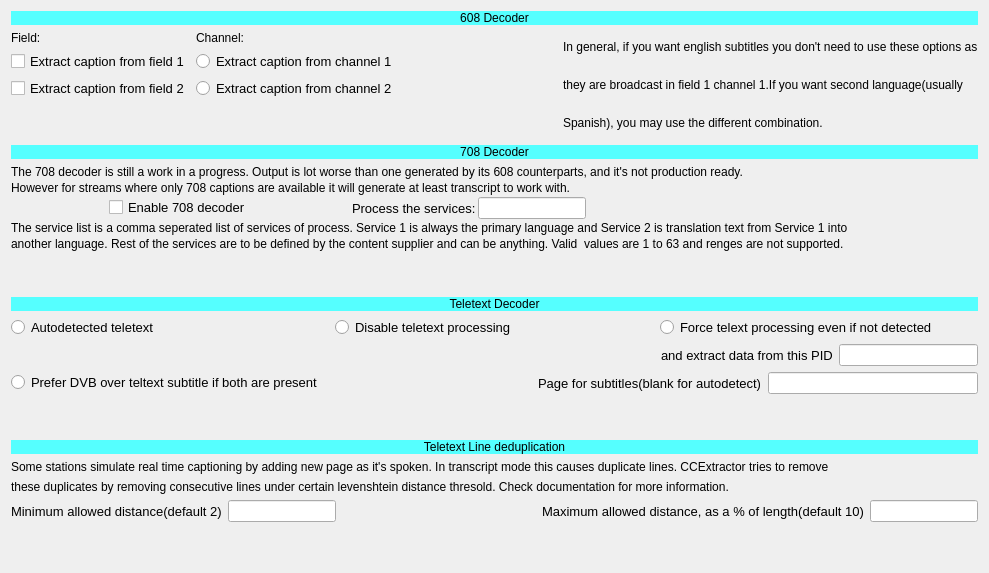
      <widget class="QWidget" name="tab_10">
       <attribute name="title">
        <string>Decoder</string>
       </attribute>
       <layout class="QVBoxLayout" name="verticalLayout_5">
        <item>
         <widget class="QLabel" name="label_11">
          <property name="autoFillBackground">
           <bool>false</bool>
          </property>
          <property name="styleSheet">
           <string notr="true">background-color: rgb(85, 255, 255);</string>
          </property>
          <property name="text">
           <string>608 Decoder</string>
          </property>
          <property name="alignment">
           <set>Qt::AlignCenter</set>
          </property>
         </widget>
        </item>
        <item>
         <layout class="QHBoxLayout" name="horizontalLayout_5">
          <item>
           <layout class="QVBoxLayout" name="verticalLayout_7">
            <property name="sizeConstraint">
             <enum>QLayout::SetMinimumSize</enum>
            </property>
            <item>
             <widget class="QLabel" name="label_14">
              <property name="text">
               <string>Field:</string>
              </property>
             </widget>
            </item>
            <item>
             <widget class="QCheckBox" name="checkBox_34">
              <property name="font">
               <font>
                <pointsize>10</pointsize>
               </font>
              </property>
              <property name="text">
               <string>Extract caption from field 1</string>
              </property>
             </widget>
            </item>
            <item>
             <widget class="QCheckBox" name="checkBox_35">
              <property name="font">
               <font>
                <pointsize>10</pointsize>
               </font>
              </property>
              <property name="text">
               <string>Extract caption from field 2</string>
              </property>
             </widget>
            </item>
            <item>
             <spacer name="verticalSpacer_4">
              <property name="orientation">
               <enum>Qt::Vertical</enum>
              </property>
              <property name="sizeHint" stdset="0">
               <size>
                <width>20</width>
                <height>40</height>
               </size>
              </property>
             </spacer>
            </item>
           </layout>
          </item>
          <item>
           <layout class="QVBoxLayout" name="verticalLayout_4">
            <item>
             <widget class="QLabel" name="label_13">
              <property name="text">
               <string>Channel:</string>
              </property>
             </widget>
            </item>
            <item>
             <widget class="QRadioButton" name="radioButton_8">
              <property name="font">
               <font>
                <pointsize>10</pointsize>
               </font>
              </property>
              <property name="text">
               <string>Extract caption from channel 1</string>
              </property>
             </widget>
            </item>
            <item>
             <widget class="QRadioButton" name="radioButton_9">
              <property name="font">
               <font>
                <pointsize>10</pointsize>
               </font>
              </property>
              <property name="text">
               <string>Extract caption from channel 2</string>
              </property>
             </widget>
            </item>
            <item>
             <spacer name="verticalSpacer_5">
              <property name="orientation">
               <enum>Qt::Vertical</enum>
              </property>
              <property name="sizeHint" stdset="0">
               <size>
                <width>20</width>
                <height>40</height>
               </size>
              </property>
             </spacer>
            </item>
           </layout>
          </item>
          <item>
           <spacer name="horizontalSpacer_10">
            <property name="orientation">
             <enum>Qt::Horizontal</enum>
            </property>
            <property name="sizeHint" stdset="0">
             <size>
              <width>40</width>
              <height>20</height>
             </size>
            </property>
           </spacer>
          </item>
          <item>
           <layout class="QVBoxLayout" name="verticalLayout_21">
            <item>
             <widget class="QLabel" name="label_12">
              <property name="font">
               <font>
                <pointsize>9</pointsize>
               </font>
              </property>
              <property name="text">
               <string>In general, if you want english subtitles you don't need to use these options as</string>
              </property>
             </widget>
            </item>
            <item>
             <widget class="QLabel" name="label_66">
              <property name="font">
               <font>
                <pointsize>9</pointsize>
               </font>
              </property>
              <property name="text">
               <string>they are broadcast in field 1 channel 1.If you want second language(usually</string>
              </property>
             </widget>
            </item>
            <item>
             <widget class="QLabel" name="label_67">
              <property name="font">
               <font>
                <pointsize>9</pointsize>
               </font>
              </property>
              <property name="text">
               <string>Spanish), you may use the different combination. </string>
              </property>
             </widget>
            </item>
           </layout>
          </item>
         </layout>
        </item>
        <item>
         <widget class="QLabel" name="label_15">
          <property name="autoFillBackground">
           <bool>false</bool>
          </property>
          <property name="styleSheet">
           <string notr="true">background-color: rgb(85, 255, 255);</string>
          </property>
          <property name="text">
           <string>708 Decoder</string>
          </property>
          <property name="alignment">
           <set>Qt::AlignCenter</set>
          </property>
         </widget>
        </item>
        <item>
         <layout class="QVBoxLayout" name="verticalLayout_8">
          <property name="spacing">
           <number>2</number>
          </property>
          <item>
           <widget class="QLabel" name="label_16">
            <property name="font">
             <font>
              <pointsize>9</pointsize>
             </font>
            </property>
            <property name="text">
             <string>The 708 decoder is still a work in a progress. Output is lot worse than one generated by its 608 counterparts, and it's not production ready.</string>
            </property>
           </widget>
          </item>
          <item>
           <widget class="QLabel" name="label_19">
            <property name="font">
             <font>
              <pointsize>9</pointsize>
             </font>
            </property>
            <property name="text">
             <string>However for streams where only 708 captions are available it will generate at least transcript to work with.</string>
            </property>
           </widget>
          </item>
          <item>
           <layout class="QHBoxLayout" name="horizontalLayout_6">
            <item>
             <spacer name="horizontalSpacer_24">
              <property name="orientation">
               <enum>Qt::Horizontal</enum>
              </property>
              <property name="sizeHint" stdset="0">
               <size>
                <width>40</width>
                <height>20</height>
               </size>
              </property>
             </spacer>
            </item>
            <item>
             <widget class="QCheckBox" name="checkBox_23">
              <property name="font">
               <font>
                <pointsize>10</pointsize>
               </font>
              </property>
              <property name="text">
               <string>Enable 708 decoder</string>
              </property>
             </widget>
            </item>
            <item>
             <spacer name="horizontalSpacer_15">
              <property name="orientation">
               <enum>Qt::Horizontal</enum>
              </property>
              <property name="sizeHint" stdset="0">
               <size>
                <width>40</width>
                <height>20</height>
               </size>
              </property>
             </spacer>
            </item>
            <item>
             <widget class="QLabel" name="label_18">
              <property name="font">
               <font>
                <pointsize>10</pointsize>
               </font>
              </property>
              <property name="text">
               <string>Process the services:</string>
              </property>
             </widget>
            </item>
            <item>
             <widget class="QLineEdit" name="lineEdit_6"/>
            </item>
            <item>
             <spacer name="horizontalSpacer_27">
              <property name="orientation">
               <enum>Qt::Horizontal</enum>
              </property>
              <property name="sizeHint" stdset="0">
               <size>
                <width>40</width>
                <height>20</height>
               </size>
              </property>
             </spacer>
            </item>
            <item>
             <spacer name="horizontalSpacer_26">
              <property name="orientation">
               <enum>Qt::Horizontal</enum>
              </property>
              <property name="sizeHint" stdset="0">
               <size>
                <width>40</width>
                <height>20</height>
               </size>
              </property>
             </spacer>
            </item>
            <item>
             <spacer name="horizontalSpacer_25">
              <property name="orientation">
               <enum>Qt::Horizontal</enum>
              </property>
              <property name="sizeHint" stdset="0">
               <size>
                <width>40</width>
                <height>20</height>
               </size>
              </property>
             </spacer>
            </item>
            <item>
             <spacer name="horizontalSpacer_14">
              <property name="orientation">
               <enum>Qt::Horizontal</enum>
              </property>
              <property name="sizeHint" stdset="0">
               <size>
                <width>40</width>
                <height>20</height>
               </size>
              </property>
             </spacer>
            </item>
           </layout>
          </item>
          <item>
           <widget class="QLabel" name="label_56">
            <property name="font">
             <font>
              <pointsize>9</pointsize>
             </font>
            </property>
            <property name="text">
             <string>The service list is a comma seperated list of services of process. Service 1 is always the primary language and Service 2 is translation text from Service 1 into </string>
            </property>
           </widget>
          </item>
          <item>
           <widget class="QLabel" name="label_17">
            <property name="font">
             <font>
              <pointsize>9</pointsize>
             </font>
            </property>
            <property name="text">
             <string>another language. Rest of the services are to be defined by the content supplier and can be anything. Valid  values are 1 to 63 and renges are not supported. </string>
            </property>
           </widget>
          </item>
          <item>
           <spacer name="verticalSpacer">
            <property name="orientation">
             <enum>Qt::Vertical</enum>
            </property>
            <property name="sizeType">
             <enum>QSizePolicy::Expanding</enum>
            </property>
            <property name="sizeHint" stdset="0">
             <size>
              <width>20</width>
              <height>40</height>
             </size>
            </property>
           </spacer>
          </item>
         </layout>
        </item>
        <item>
         <widget class="QLabel" name="label_58">
          <property name="autoFillBackground">
           <bool>false</bool>
          </property>
          <property name="styleSheet">
           <string notr="true">background-color: rgb(85, 255, 255);</string>
          </property>
          <property name="text">
           <string>Teletext Decoder</string>
          </property>
          <property name="alignment">
           <set>Qt::AlignCenter</set>
          </property>
         </widget>
        </item>
        <item>
         <layout class="QVBoxLayout" name="verticalLayout_9">
          <item>
           <layout class="QHBoxLayout" name="horizontalLayout_7">
            <item>
             <widget class="QRadioButton" name="radioButton_14">
              <property name="font">
               <font>
                <pointsize>10</pointsize>
               </font>
              </property>
              <property name="text">
               <string>Autodetected teletext</string>
              </property>
             </widget>
            </item>
            <item>
             <widget class="QRadioButton" name="radioButton_13">
              <property name="font">
               <font>
                <pointsize>10</pointsize>
               </font>
              </property>
              <property name="text">
               <string>Disable teletext processing</string>
              </property>
             </widget>
            </item>
            <item>
             <widget class="QRadioButton" name="radioButton_12">
              <property name="font">
               <font>
                <pointsize>10</pointsize>
               </font>
              </property>
              <property name="text">
               <string>Force telext processing even if not detected</string>
              </property>
             </widget>
            </item>
           </layout>
          </item>
          <item>
           <layout class="QHBoxLayout" name="horizontalLayout_19">
            <item>
             <spacer name="horizontalSpacer_4">
              <property name="orientation">
               <enum>Qt::Horizontal</enum>
              </property>
              <property name="sizeType">
               <enum>QSizePolicy::Maximum</enum>
              </property>
              <property name="sizeHint" stdset="0">
               <size>
                <width>650</width>
                <height>20</height>
               </size>
              </property>
             </spacer>
            </item>
            <item>
             <widget class="QLabel" name="label_60">
              <property name="font">
               <font>
                <pointsize>10</pointsize>
               </font>
              </property>
              <property name="text">
               <string>and extract data from this PID</string>
              </property>
             </widget>
            </item>
            <item>
             <widget class="QLineEdit" name="lineEdit_8"/>
            </item>
           </layout>
          </item>
          <item>
           <layout class="QHBoxLayout" name="horizontalLayout_8">
            <item>
             <widget class="QRadioButton" name="radioButton_48">
              <property name="font">
               <font>
                <pointsize>10</pointsize>
               </font>
              </property>
              <property name="text">
               <string>Prefer DVB over teltext subtitle if both are present</string>
              </property>
             </widget>
            </item>
            <item>
             <spacer name="horizontalSpacer_5">
              <property name="orientation">
               <enum>Qt::Horizontal</enum>
              </property>
              <property name="sizeHint" stdset="0">
               <size>
                <width>40</width>
                <height>20</height>
               </size>
              </property>
             </spacer>
            </item>
            <item>
             <widget class="QLabel" name="label_59">
              <property name="font">
               <font>
                <pointsize>10</pointsize>
               </font>
              </property>
              <property name="text">
               <string>Page for subtitles(blank for autodetect)</string>
              </property>
             </widget>
            </item>
            <item>
             <widget class="QLineEdit" name="lineEdit_7"/>
            </item>
           </layout>
          </item>
          <item>
           <spacer name="verticalSpacer_2">
            <property name="orientation">
             <enum>Qt::Vertical</enum>
            </property>
            <property name="sizeHint" stdset="0">
             <size>
              <width>20</width>
              <height>40</height>
             </size>
            </property>
           </spacer>
          </item>
         </layout>
        </item>
        <item>
         <widget class="QLabel" name="label_61">
          <property name="autoFillBackground">
           <bool>false</bool>
          </property>
          <property name="styleSheet">
           <string notr="true">background-color: rgb(85, 255, 255);</string>
          </property>
          <property name="text">
           <string>Teletext Line deduplication</string>
          </property>
          <property name="alignment">
           <set>Qt::AlignCenter</set>
          </property>
         </widget>
        </item>
        <item>
         <layout class="QVBoxLayout" name="verticalLayout_20">
          <item>
           <widget class="QLabel" name="label_63">
            <property name="font">
             <font>
              <pointsize>9</pointsize>
             </font>
            </property>
            <property name="text">
             <string>Some stations simulate real time captioning by adding new page as it's spoken. In transcript mode this causes duplicate lines. CCExtractor tries to remove </string>
            </property>
           </widget>
          </item>
          <item>
           <widget class="QLabel" name="label_62">
            <property name="font">
             <font>
              <pointsize>9</pointsize>
             </font>
            </property>
            <property name="text">
             <string>these duplicates by removing consecutive lines under certain levenshtein distance thresold. Check documentation for more information.</string>
            </property>
           </widget>
          </item>
          <item>
           <layout class="QHBoxLayout" name="horizontalLayout_20">
            <item>
             <widget class="QLabel" name="label_64">
              <property name="font">
               <font>
                <pointsize>10</pointsize>
               </font>
              </property>
              <property name="text">
               <string>Minimum allowed distance(default 2)</string>
              </property>
             </widget>
            </item>
            <item>
             <widget class="QLineEdit" name="lineEdit_9"/>
            </item>
            <item>
             <spacer name="horizontalSpacer_6">
              <property name="orientation">
               <enum>Qt::Horizontal</enum>
              </property>
              <property name="sizeType">
               <enum>QSizePolicy::Maximum</enum>
              </property>
              <property name="sizeHint" stdset="0">
               <size>
                <width>200</width>
                <height>20</height>
               </size>
              </property>
             </spacer>
            </item>
            <item>
             <widget class="QLabel" name="label_65">
              <property name="font">
               <font>
                <pointsize>10</pointsize>
               </font>
              </property>
              <property name="text">
               <string>Maximum allowed distance, as a % of length(default 10)</string>
              </property>
             </widget>
            </item>
            <item>
             <widget class="QLineEdit" name="lineEdit_10"/>
            </item>
           </layout>
          </item>
          <item>
           <spacer name="verticalSpacer_3">
            <property name="orientation">
             <enum>Qt::Vertical</enum>
            </property>
            <property name="sizeHint" stdset="0">
             <size>
              <width>20</width>
              <height>40</height>
             </size>
            </property>
           </spacer>
          </item>
         </layout>
        </item>
       </layout>
      </widget>
